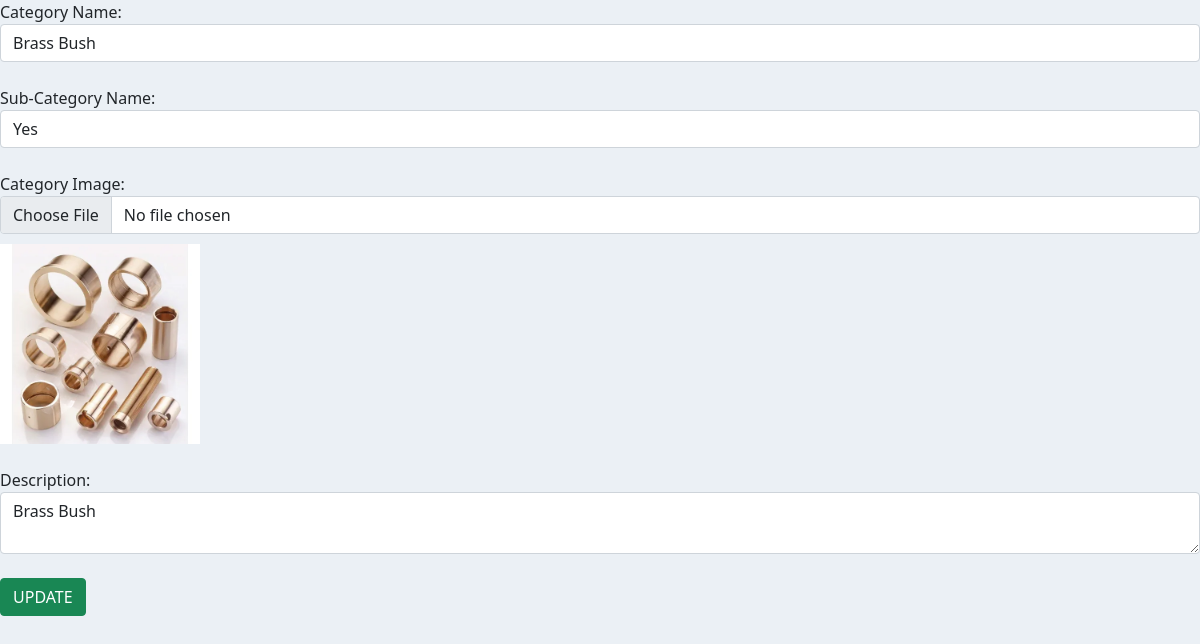
Page /admin/update_category.php?id=45 on the committed database.
### tables this page shows
CREATE TABLE `category` (
  `id` int(255) NOT NULL,
  `category_name` varchar(999) NOT NULL,
  `sub_category` varchar(999) NOT NULL,
  `category_image` varchar(999) NOT NULL,
  `description` varchar(999) NOT NULL
);

### admin/update_category.php (the view, shortened to what this page needs)
<?php include('includes/php/dbcon.php'); ?>
<!DOCTYPE html>
<html lang="en">
<head>
       <link href="https://cdn.jsdelivr.net/npm/bootstrap@5.0.2/dist/css/bootstrap.min.css" rel="stylesheet">
       <link rel="stylesheet" href="https://cdnjs.cloudflare.com/ajax/libs/font-awesome/6.5.1/css/all.min.css" />
       <link rel="stylesheet" href="https://use.fontawesome.com/releases/v5.7.2/css/all.css">
       <link rel="stylesheet" href="includes/css/footer.css">
       <link rel="stylesheet" href="includes/css/dashboard.css">
       <link rel="stylesheet" href="includes/css/header.css">
</head>
<body>
       <?php
              if (isset($_GET['id'])) {
                     $id = $_GET['id'];
                     $st = "SELECT * FROM `category` WHERE `id` = '$id'";
                     $res = mysqli_query($cn, $st) or die("Query Failed");
                     $row = mysqli_fetch_assoc($res);
              }
       ?>
       <form action="update_category.php?id=<?php echo $id; ?>" method="post" enctype="multipart/form-data">
              <div class="form-group">
                     <label for="Category Name" class="first">Category Name:</label>
                     <input type="text" name="category_name" class="form-control" value="<?php echo $row['category_name']; ?>">
              </div>
              <br>
              <div class="form-group">
                     <label for="Sub-Category Name" class="second">Sub-Category Name:</label>
                     <select name="sub_category" id="Sub-Category_Name" class="form-control">
                            <option value="Yes" <?php echo ($row['sub_category'] == "Yes") ? 'selected' : ''; ?>>Yes</option>
                     </select>
              </div>
              <br>
              <div class="form-group">
                     <label for="Category Image" class="third">Category Image:</label>
                     <input type="file" name="category_image" class="form-control">
                     <?php if ($row['category_image']): ?>
                            <img src="<?php echo $row['category_image']; ?>" alt="Category Image" style="max-width: 200px; margin-top: 10px;">
                     <?php endif; ?>
              </div>
              <br>
              <div class="form-group">
                     <label for="Description" class="fourth">Description:</label>
                     <textarea name="description" class="form-control"><?php echo $row['description']; ?></textarea>
              </div>
              <br>
              <input type="submit" class="btn btn-success" name="update_category" value="UPDATE">
       </form>
</body>
</html>

### admin/includes/css/dashboard.css (style rules this page uses)
body { background-color: #ebf0f5; }

### rows in the picture
category: category_name "Brass Bush", sub_category "Yes", category_image (picture), description "Brass Bush"
